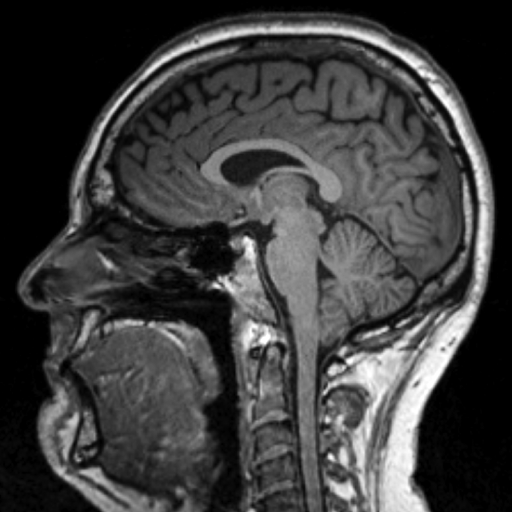
%> input picture pics/SamuBrain_1024.png, 1024 x 1024 px (shown at 1/2 size)
$ octave sparseMRI_forwardmodel_comp_circles.m   (GNU Octave 9; MATLAB toolbox functions it lacks are replaced by stand-ins)
%> lines starting %> are read from the running program, lines starting %| are printed output that depends on the picture; in (x1, y1, x2, y2) boxes, pixels count from 0 and x2, y2 are one past the last pixel; in counts of white or black regions, pixels touching at a corner belong together; the program's own positions count from 1
% Build a matrix model for the forward problem of sparse MRI. The model is
% not optimised for speed or memory usage; rather it relies on explicitly
% constructed matrices. So it is for demonstration purposes only at low
% resolutions.
%
% Samuli Siltanen and Jennifer Mueller, April 2022

%% Preliminaries

clear all;close all;clc;

% Set RNG for reproducible results
rng(0,'twister')

% Regularization paramater choice
RegParam = .1;

% Degree of sparsity in the measurement
spoke_percent  = .2; % eg, 0.2 means 20 percent

% Graphical parameters
fsize = 20;

%% Read in data

% Image size will be MxM. M should preferably be a power of 2.
% It seems that the algorithm has difficulties for M>32.
M = 64;

%read MRI example and downsample
image = im2double(imread('pics/SamuBrain_1024.png'));
%> image: size 1024x1024 double; min 0, max 1, mean 0.243
image = imresize(image,[M,M]);
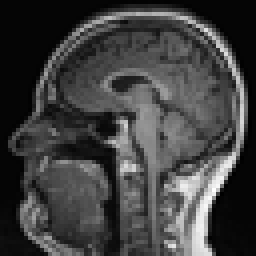
%> image: size 64x64 double (shown 4 times larger); min -0.0213, max 1.02, mean 0.242; drawn with min black and max white


%% Generate matrix representative of Fourier transform using brute force

% First build a complex-valued matrix
dft2D_mtx = zeros(M^2);
for jjj = 1:M^2
   tmpim = zeros(M,M);
   tmpim(jjj) = 1;
   Ftmp = fftshift(fft2(tmpim));  % This maps the low-frequency info that matlab puts in the corners of the square domain to a disk in the center,
   % which is the intuitive human way to view the fft
   dft2D_mtx(:,jjj) = Ftmp(:);
   if mod(jjj,10*M)==0
       disp([num2str(round(100*jjj/M.^2)),'%'])
   end
end

% Check that the matrix dft2D_mtx really implements 2D Fourier transform
sanityCheck_vec_freq_domain = dft2D_mtx*image(:);
sanityCheck = reshape(sanityCheck_vec_freq_domain,[M,M]);
sanityCheck = real(ifft2(fftshift(sanityCheck)));  % Need to fftshift again so that it toggles back to matlab's way of having the LF info in the corners so that it computes correctly
figure(2)
clf
imagesc([image,sanityCheck])
axis image
colormap(gray)
title('Sanity check: original (left), inverse transformed (right)','fontsize',fsize);
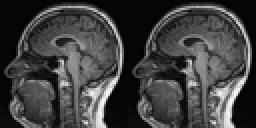
%> displayed picture: size 64x128x3, on the screen's scale of 0 to 255 (shown 2 times larger); min 0, max 255, mean 64.5

%% Sparsify
t = linspace(-1,1,M); % Assuming row=col
[X5,Y5] = meshgrid(t); % Coordinates for the (fftshift-rearranged) frequency domain

nr = 10; %number of concentric circles

maxr = 0.5; %maximum allowed additional radius away from inner circle

fullr = 0.1; %radius of the cicrle we may choose to always include

indim5 = zeros(size(M));

for i = 1:nr
%select the appropriate radius
R = i*maxr/nr + fullr;%<<uncomment this to add the circles outside of the inner one

indim5(abs(abs(X5+1i*Y5)-R*ones(M))<0.01) = 1; % form the circle

end

% option to always include the center circle.
indim5(abs(X5 + 1i*Y5)<fullr) = 1;

index = find(indim5>0);

N = length(index);%this changes based on the method used

%% Sanity check that sparsity was created correctly
ind_nonzero = zeros(M,M);
ind_nonzero(index) = 1;
figure
imagesc(ind_nonzero.^.7);
colormap gray
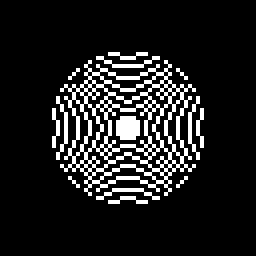
%> displayed picture: size 64x64x3, on the screen's scale of 0 to 255 (shown 4 times larger); 12% white in thin lines or dots, all inside (x1, y1, x2, y2) = (13, 13, 51, 51)

%% Build system matrix

% Build the system matrix using the "index" vector constructed above
dft2D_mtx_sparse = zeros(N,M^2);
for iii = 1:N
        dft2D_mtx_sparse(iii,:) = dft2D_mtx(index(iii),:);
end

% Show inverse transform. For that we need to put the zeros back in.
imageTransform_Full = zeros(M,M);
imageTransform_Full(index) = sanityCheck_vec_freq_domain(index);
plotim = real(ifft2(fftshift(reshape(imageTransform_Full,[M,M]))));
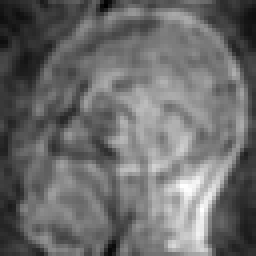
%> plotim: size 64x64 double (shown 4 times larger); min -0.14, max 0.766, mean 0.242; drawn with min black and max white
plotim = max(0,plotim);
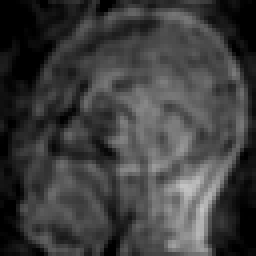
%> plotim: size 64x64 double (shown 4 times larger); min 0, max 0.766, mean 0.244
plotim = plotim/max(plotim(:));
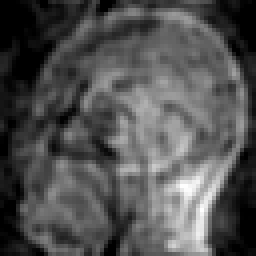
%> plotim: size 64x64 double (shown 4 times larger); min 0, max 1, mean 0.319
figure(3)
clf
imagesc(plotim.^.5)
axis image
colormap(gray)
title('Inverse FFT image, unknown spokes replaced by 0','fontsize',fsize);
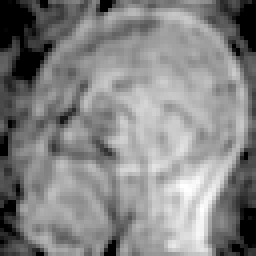
%> displayed picture: size 64x64x3, on the screen's scale of 0 to 255 (shown 4 times larger); min 0, max 255, mean 132.7


%% Let's build a real-valued model by separating the real and imaginary parts.

% This trick only works for real-valued images. But that is our case here!
% Separate the real and imaginary parts of the FFT matrix
dft2D_mtx_sparse_real = [real(dft2D_mtx_sparse);imag(dft2D_mtx_sparse)];

% Create data vector and add noise
b_sparse_real = dft2D_mtx_sparse_real*image(:);
%> b_sparse_real = 984 values, max 993.2 at index 256, min -219.4 at index 238, mean -0.0612
b_sparse_real_Noise = b_sparse_real + randn(size(b_sparse_real))*0.01;

% Save the model to disc
save matrix-data/forwardmodel_circles M N b_sparse_real_Noise dft2D_mtx_sparse_real image
